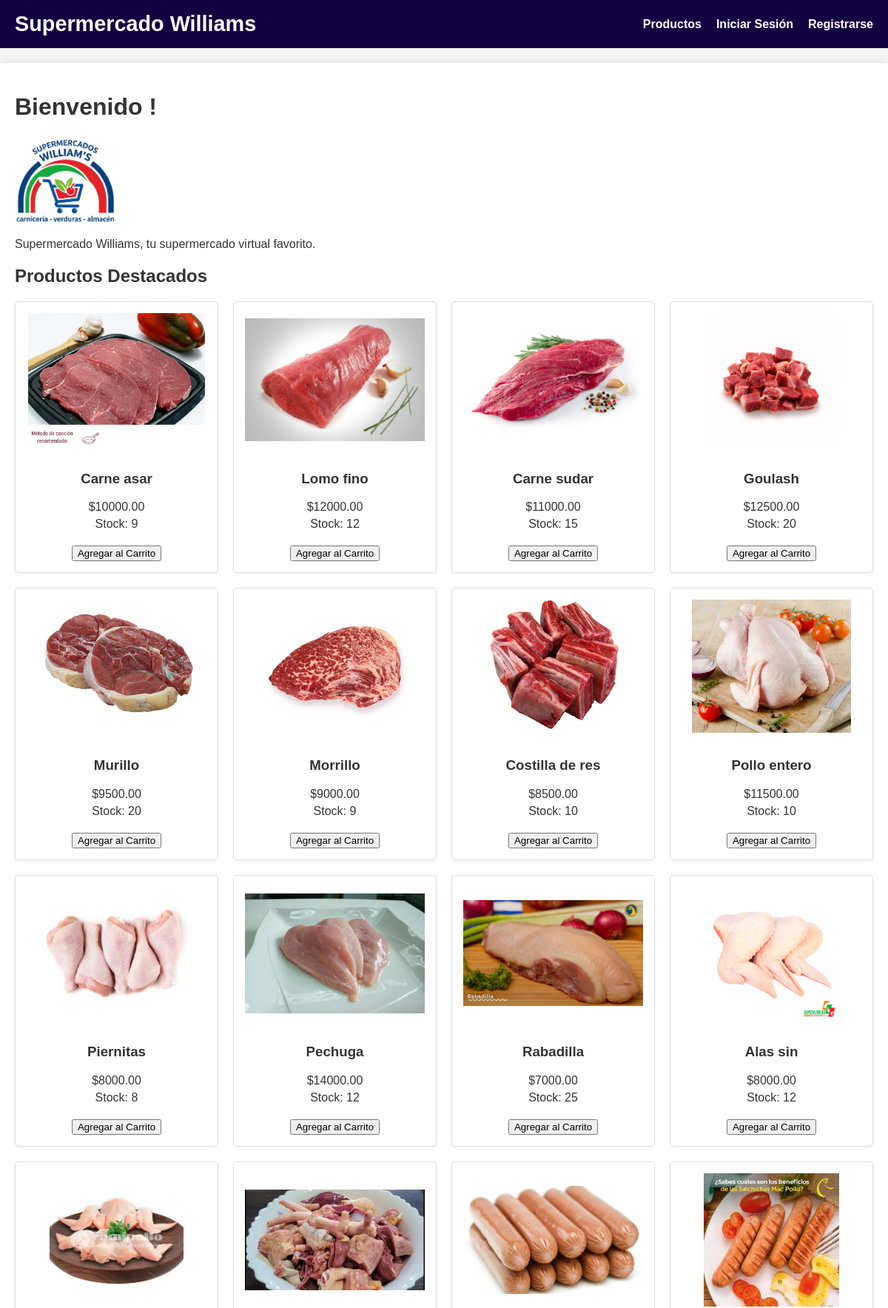
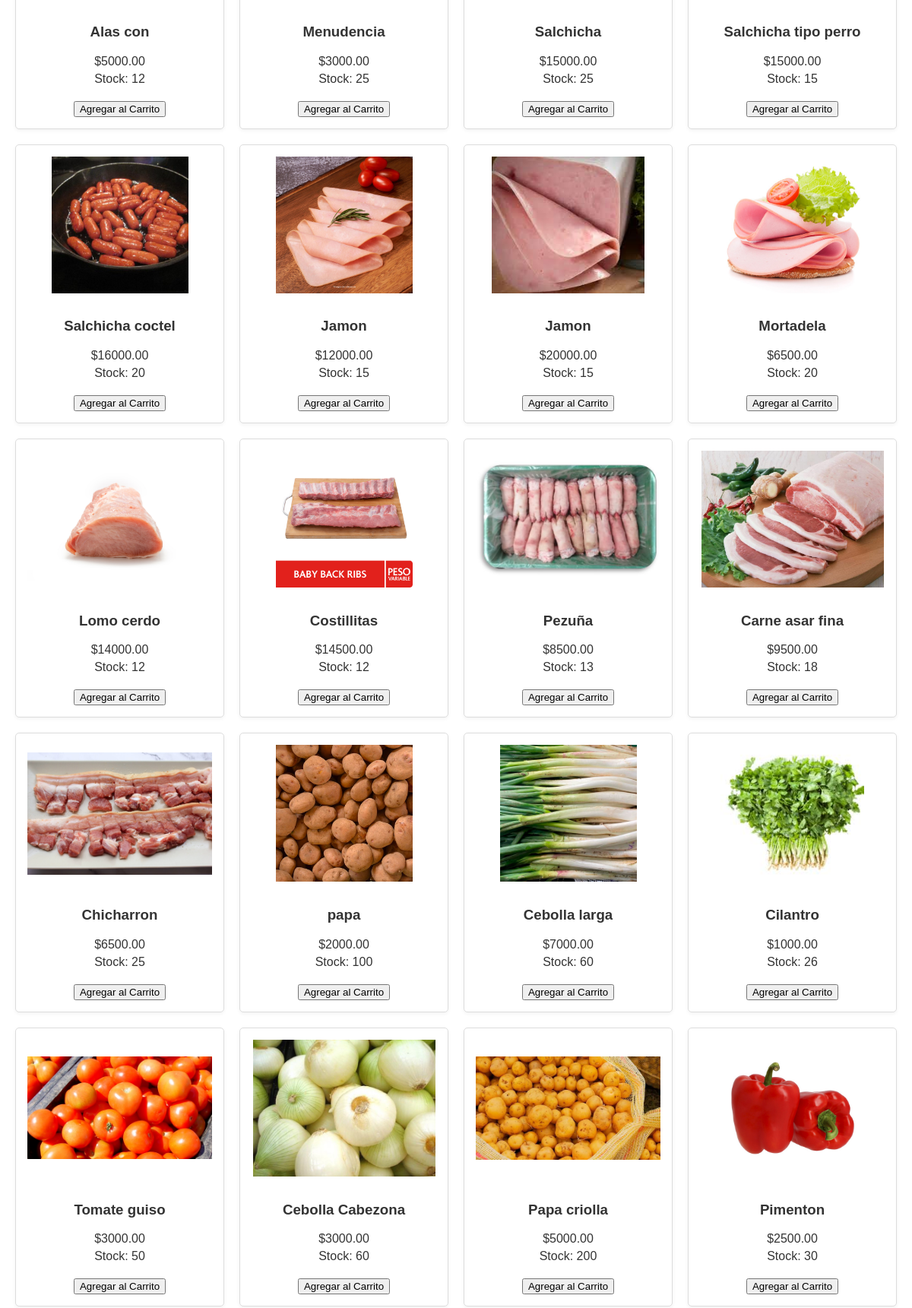
/index (upper part), run on the app's committed database (2 pictures, top to bottom).
### models.py (models this page shows, shortened)
class Product(db.Model):
    id = db.Column(db.Integer, primary_key=True)
    secction = db.Column(db.String(64), nullable=False, default="Res")
    name = db.Column(db.String(128), nullable=False)
    description = db.Column(db.Text)
    price = db.Column(db.Float, nullable=False)
    stock = db.Column(db.Integer, nullable=False, default=0)
    image_url = db.Column(db.String(256))

### routes.py (the view)
@app.route('/')
@app.route('/index')
def index():
    products = Product.query.all()  # Muestra todos los productos en la página principal
    form = AddToCartForm()
    return render_template('index.html', title='Home', products=products, form=form)

### templates/index.html (shortened to what this page needs)
{% extends "base.html" %}
{% block content %}
    <h1>Bienvenido {{ current_user.username }}!</h1>
    <div style="margin-bottom: 10px;">
        <img src="{{ url_for('static', filename='imgs/Logo.jpeg') }}" alt="Logo Supermercado Williams" style="height: 120px; border-radius: 8px; display: block;">
    </div>
    <div>
        <p>Supermercado Williams, tu supermercado virtual favorito.</p>
    </div>
    <h2>Productos Destacados</h2>
    <div class="product-list">
        {% for product in products %}
            <div class="product-card">
                {% if product.image_url %}
                    <img src="{{ url_for('static', filename='imgs/' + product.image_url) }}" alt="{{ product.name }}">
                {% else %}
                    <img src="{{ url_for('static', filename='images/default_product.png') }}" alt="{{ product.name }}">
                {% endif %}
                <h3><a href="{{ url_for('product_detail', product_id=product.id) }}">{{ product.name }}</a></h3>
                <p>${{ "%.2f"|format(product.price) }}</p>
                <p>Stock: {{ product.stock }}</p>
                <form action="{{ url_for('product_detail', product_id=product.id) }}" method="post">
                    <button type="submit">Agregar al Carrito</button>
                </form>
            </div>
        {% endfor %}
    </div>
{% endblock %}

### templates/base.html (shortened to what this page needs)
<!DOCTYPE html>
<html lang="en">
<head>
    <link rel="stylesheet" href="{{ url_for('static', filename='css/style.css') }}">
</head>
<body>
    <header>
        <nav>
            <a href="{{ url_for('index') }}" class="logo"> Supermercado Williams </a>
            <ul>
                <li><a href="{{ url_for('products') }}">Productos</a></li>
                {% if current_user.is_authenticated %}
                    <li><a href="{{ url_for('cart') }}">Carrito</a></li>
                    <li><a href="{{ url_for('orders') }}">Mis Pedidos</a></li>
                    {% if current_user.is_admin %}
                        <li><a href="{{ url_for('admin_dashboard') }}">Admin</a></li>
                    {% endif %}
                    <li><a href="{{ url_for('logout') }}">Cerrar Sesión</a></li>
                {% else %}
                    <li><a href="{{ url_for('login') }}">Iniciar Sesión</a></li>
                    <li><a href="{{ url_for('register') }}">Registrarse</a></li>
                {% endif %}
            </ul>
        </nav>
    </header>
    <main>
        {% block content %}{% endblock %}
    </main>
</body>
</html>

### static/css/style.css (style rules this page uses)
body { font-family: Arial, sans-serif; margin: 0; padding: 0; background-color: #f4f4f4; color: #333333; }
header { background-color: #130041; color: white; padding: 1rem 0; text-align: center; }
nav { display: flex; justify-content: space-between; align-items: center; max-width: 1200px; margin: 0 auto; padding: 0 20px; }
nav .logo { color: white; text-decoration: none; font-size: 1.8rem; font-weight: bold; }
nav ul { list-style: none; margin: 0; padding: 0; display: flex; }
nav ul li { margin-left: 20px; }
nav ul li a { color: white; text-decoration: none; font-weight: bold; }
main { max-width: 1200px; margin: 20px auto; padding: 20px; background-color: white; box-shadow: 0 0 10px rgba(0, 0, 0, 0.1); }
form { margin-top: 20px; }
.product-list { display: grid; grid-template-columns: repeat(auto-fill, minmax(250px, 1fr)); gap: 20px; margin-top: 20px; }
.product-card { border: 1px solid #ddd; padding: 15px; text-align: center; background-color: #fff; border-radius: 5px; box-shadow: 0 2px 5px rgba(0,0,0,0.05); }
.product-card img { max-width: 100%; height: 180px; object-fit: contain; margin-bottom: 10px; }
.product-card h3 a { text-decoration: none; color: #333; }
.product-card p { margin: 5px 0; }

### data on the page
Product: image_url (picture), name "Carne asar", price "10000.00", stock "9"
Product: image_url (picture), name "Lomo fino", price "12000.00", stock "12"
Product: image_url (picture), name "Carne sudar", price "11000.00", stock "15"
Product: image_url (picture), name "Goulash", price "12500.00", stock "20"
Product: image_url (picture), name "Murillo", price "9500.00", stock "20"
Product: image_url+name (picture), name "Morrillo", price "9000.00", stock "9"
Product: image_url (picture), name "Costilla de res", price "8500.00", stock "10"
Product: image_url (picture), name "Pollo entero", price "11500.00", stock "10"
Product: image_url (picture), name "Piernitas", price "8000.00", stock "8"
Product: image_url (picture), name "Pechuga", price "14000.00", stock "12"
Product: image_url (picture), name "Rabadilla", price "7000.00", stock "25"
Product: image_url (picture), name "Alas sin", price "8000.00", stock "12"
Product: image_url (picture), name "Alas con", price "5000.00", stock "12"
Product: image_url (picture), name "Menudencia", price "3000.00", stock "25"
Product: image_url (picture), name "Salchicha", price "15000.00", stock "25"
Product: image_url (picture), name "Salchicha tipo perro", price "15000.00", stock "15"
Product: image_url (picture), name "Salchicha coctel", price "16000.00", stock "20"
Product: image_url (picture), name "Jamon", price "12000.00", stock "15"
Product: image_url (picture), name "Jamon", price "20000.00", stock "15"
Product: image_url (picture), name "Mortadela", price "6500.00", stock "20"
Product: image_url (picture), name "Lomo cerdo", price "14000.00", stock "12"
Product: image_url (picture), name "Costillitas", price "14500.00", stock "12"
Product: image_url (picture), name "Pezuña", price "8500.00", stock "13"
Product: image_url (picture), name "Carne asar fina", price "9500.00", stock "18"
Product: image_url (picture), name "Chicharron", price "6500.00", stock "25"
Product: image_url+name (picture), name "papa", price "2000.00", stock "100"
Product: image_url (picture), name "Cebolla larga", price "7000.00", stock "60"
Product: image_url (picture), name "Cilantro", price "1000.00", stock "26"
Product: image_url (picture), name "Tomate guiso", price "3000.00", stock "50"
Product: image_url (picture), name "Cebolla Cabezona", price "3000.00", stock "60"
Product: image_url (picture), name "Papa criolla", price "5000.00", stock "200"
Product: image_url (picture), name "Pimenton", price "2500.00", stock "30"
